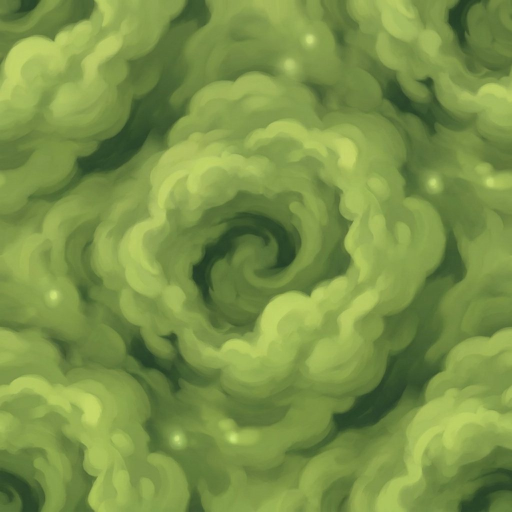
#> input picture src/img/fb2/tex_mist.jpg, 1024 x 1024 px, given in place of 特效_毒_2x4.jpg, which was not available (shown at 1/2 size)
$ python cut_fb2.py ../src/img/fb2 ../src/img/fb2/tex_plateau.jpg
#> lines starting #> are read from the running program, lines starting #| are printed output that depends on the picture; pictures that were not available may be replaced by others from this repository, and a replacement may not be noted
"""设计 81：毒囊关的 2D 图切开 → src/img/fb2/
用法：python3 tools/cut_fb2.py 毒囊素材文件夹 输出文件夹
- 特效_毒_2x4.jpg（黑底发光）：alpha = 最亮通道（平滑），颜色除回来；游戏里叠加（additive）画。第 7 张毒雾墙右边平切：左右镜像拼成一整条。
- 贴花和头像_2x3.jpg（白底，有灰格线）：每格往里收 8 像素去掉格线；贴花按「离白多远」转透明（软边留着）；头像从四周泛洪去白底。
- 贴图：台地岩石、毒雾海 → 1024 的 jpg。"""
import sys, os
import numpy as np
from PIL import Image, ImageFilter
from scipy import ndimage
src, out = sys.argv[1], sys.argv[2]
def crop_bbox(arr, pad=6):
    a = arr[..., 3]; ys, xs = np.nonzero(a > 6)
    if not len(xs): return arr
    y0, y1, x0, x1 = max(0, ys.min() - pad), min(a.shape[0], ys.max() + pad), max(0, xs.min() - pad), min(a.shape[1], xs.max() + pad)
    return arr[y0:y1, x0:x1]
def sq(img, size=256):
    w, h = img.size; s = max(w, h); c = Image.new('RGBA', (s, s), (0, 0, 0, 0)); c.paste(img, ((s - w) // 2, (s - h) // 2)); return c.resize((size, size), Image.LANCZOS)
def glow(cell):
    a = np.asarray(cell).astype(np.float32)
    m = a.max(axis=2); al = np.clip((m - 14) / 200, 0, 1) ** 0.9
    c = np.where(al[..., None] > 0.01, np.clip(a / np.maximum(al[..., None], 1e-3), 0, 255), 0)
    return np.dstack([c, al * 255]).astype(np.uint8)
def unwhite(cell, k=70):
    a = np.asarray(cell).astype(np.float32)
    al = np.clip((246 - a.min(axis=2)) / k, 0, 1)
    c = np.where(al[..., None] > 0.01, np.clip((a - 255 * (1 - al[..., None])) / np.maximum(al[..., None], 1e-3), 0, 255), 0)
    return np.dstack([c, al * 255]).astype(np.uint8)
def solid(cell):
    a = np.asarray(cell).astype(np.int16)
    near = np.abs(a - 250).sum(axis=2) < 45
    lab, n = ndimage.label(near)
    border = set(np.unique(np.concatenate([lab[0], lab[-1], lab[:, 0], lab[:, -1]]))) - {0}
    fg = ndimage.binary_fill_holes(~np.isin(lab, list(border)))
    al = np.asarray(Image.fromarray((fg * 255).astype(np.uint8)).filter(ImageFilter.GaussianBlur(1.0)))
    return np.dstack([np.asarray(cell), al]).astype(np.uint8)
im = Image.open(os.path.join(src, '特效_毒_2x4.jpg')).convert('RGB'); W, H = im.size
#> further down, im is the input picture: PIL image 1024x1024 RGB; mean R, G, B 122.4, 146.9, 71.6
#> after `W, H = im.size`: W = 1024; H = 1024
names = ['bolt', 'spray', 'pop', 'drops', 'cloud', 'wisp', 'wall', 'bubbles']
for i, nm in enumerate(names):
    c, r = i % 4, i // 4; cell = im.crop((round(W * c / 4) + 4, round(H * r / 2) + 4, round(W * (c + 1) / 4) - 4, round(H * (r + 1) / 2) - 4))
    g = glow(cell); g[:10, :, 3] = 0; g[-10:, :, 3] = 0; g[:, :10, 3] = 0; g[:, -10:, 3] = 0   # 贴边的杂线（隔壁格子漏过来的）不要
    if nm != 'wall':   # 很小的孤立亮点（杂点）去掉
        lab, n = ndimage.label(g[..., 3] > 20); sz = ndimage.sum(g[..., 3] > 20, lab, range(1, n + 1)); big = max(sz) if n else 0
        for k, v in enumerate(sz):
            if v < max(30, big * (0.3 if nm == 'wisp' else 0.004)): g[lab == k + 1, 3] = 0   # 毒雾丝只留主体那一缕
    if nm == 'wall':
        g = crop_bbox(g, 0); g = np.concatenate([g, g[:, ::-1]], axis=1)   # 右边平切 → 镜像拼成一整条
        Image.fromarray(g, 'RGBA').resize((512, int(512 * g.shape[0] / g.shape[1])), Image.LANCZOS).save(f'{out}/fx_{nm}.png', optimize=True); continue
    sq(Image.fromarray(crop_bbox(g), 'RGBA')).save(f'{out}/fx_{nm}.png', optimize=True)
#> this loop made 8 passes
#> pass 1, in glow, `m = a.max(axis=2)`:
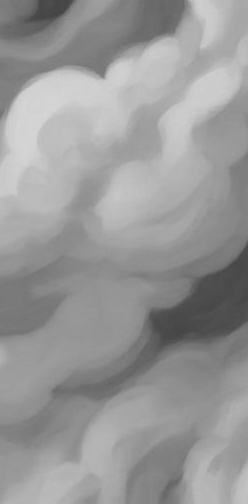
#> m: shape (504, 248) float32; min 68, max 214, mean 152.1
#> pass 1, in glow, `al = np.clip((m - 14) / 200, 0, 1) ** 0.9`:
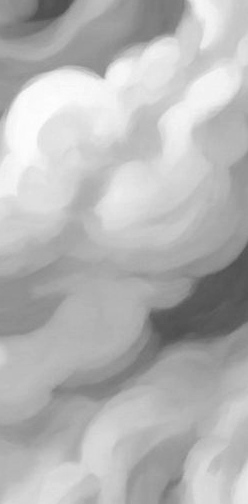
#> al: shape (504, 248) float32; min 0.308, max 1, mean 0.715
#> after the loop:
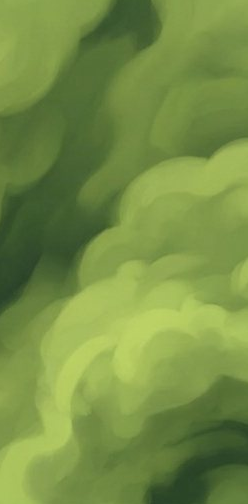
#> cell: PIL image 248x504 RGB; mean R, G, B 117.8, 143, 69.2
#> after the loop:
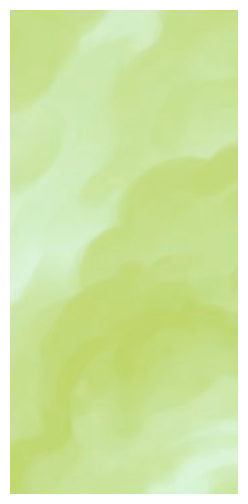
#> g: shape (504, 248, 4); mean R, G, B, A 172, 212.7, 103.2, 151.4; transparent parts drawn white
im = Image.open(os.path.join(src, '贴花和头像_2x3.jpg')).convert('RGB'); W, H = im.size
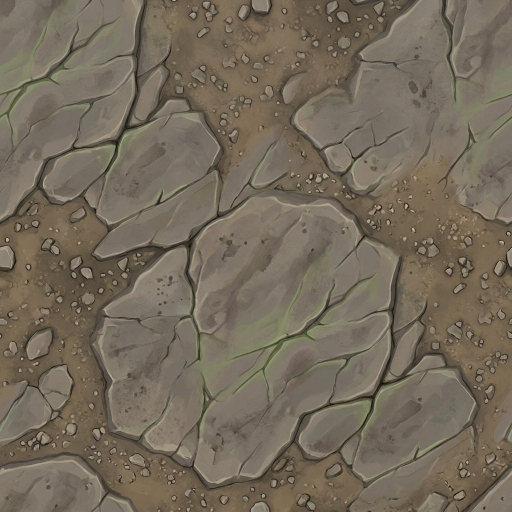
#> input picture src/img/fb2/tex_plateau.jpg, 1024 x 1024 px, given in place of 贴花和头像_2x3.jpg, which was not available (shown at 1/2 size)
#> further down, im is the input picture: PIL image 1024x1024 RGB; mean R, G, B 116.8, 106.7, 91.3
names = ['puddle', 'pool', 'acid', 'corrode', 'crater', 'boss_2']
for i, nm in enumerate(names):
    c, r = i % 3, i // 3; cell = im.crop((round(W * c / 3) + 8, round(H * r / 2) + 8, round(W * (c + 1) / 3) - 8, round(H * (r + 1) / 2) - 8))
    if nm == 'boss_2': sq(Image.fromarray(crop_bbox(solid(cell), 4), 'RGBA')).save(f'{out}/boss_2.png', optimize=True); continue
    sq(Image.fromarray(crop_bbox(unwhite(cell, 90 if nm in ('crater', 'corrode') else 60)), 'RGBA')).save(f'{out}/mark_{nm}.png', optimize=True)
#> this loop made 6 passes
#> n in solid on pass 6: 0
#> pass 1, `cell = im.crop((round(W * c / 3) + 8, round(H * r / 2) + 8, round(W * `:
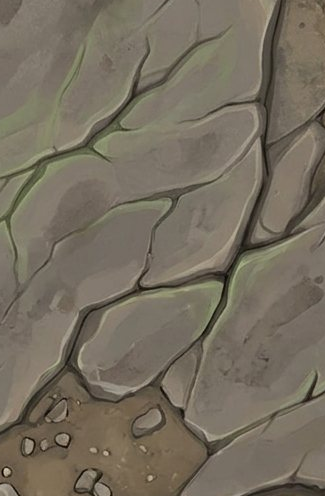
#> cell: PIL image 325x496 RGB; mean R, G, B 118.1, 110, 95.4
#> after the loop:
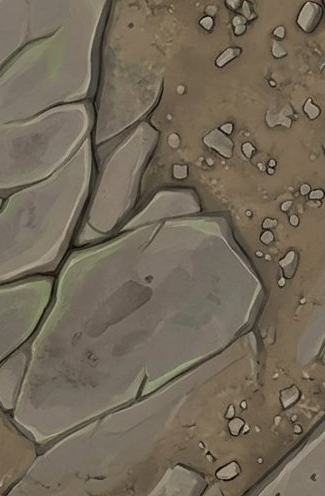
#> cell: PIL image 325x496 RGB; mean R, G, B 115.2, 104.5, 88.2
for f, nm in [('贴图_台地岩石.jpg', 'tex_plateau'), ('贴图_毒雾海.jpg', 'tex_mist')]:
#> (the run stopped early here; a loop or call above may not have finished)
